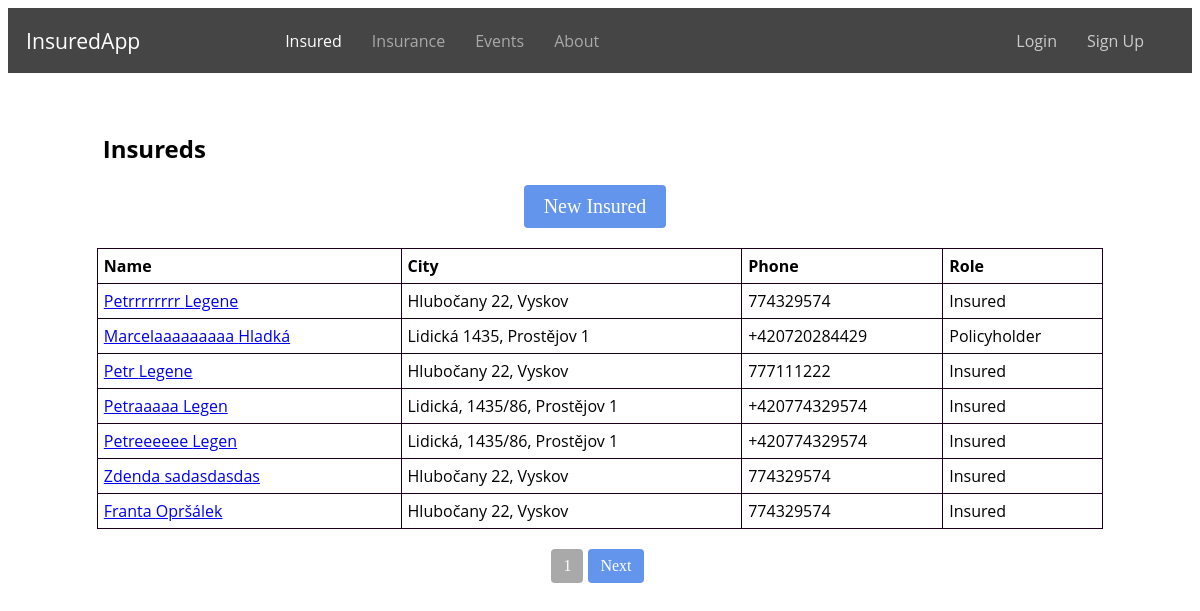
Page /insured/ on the committed database.
### evidence/models.py (models this page shows, shortened)
class Insured(models.Model):
    user = models.ForeignKey(User, on_delete=models.CASCADE, related_name='insured', null=True, blank=True)
    first_name = models.CharField(max_length=100)
    profile_photo = models.ImageField(upload_to='profile_photos', blank=True, null=True)
    last_name = models.CharField(max_length=100)
    email = models.EmailField()
    role = models.CharField(max_length=20, choices=RoleEnum.choices(), null=True)
    street = models.CharField(max_length=100)
    city = models.CharField(max_length=64)
    zipcode = models.CharField(max_length=16)
    phone = models.CharField(max_length=16)
    is_policyholder = models.BooleanField(default=False)
    class Meta:
        ordering = ['id']

### evidence/views.py (the view)
# urls.py: path('insured/', views.insured, name='insured'),
def insured(request):
    insured_list = Insured.objects.prefetch_related('insurance')
    paginator = Paginator(insured_list, 7)
    page_number = request.GET.get('page')
    page_obj = paginator.get_page(page_number)
    return render(request, 'insured.html', {'page_obj': page_obj})

### evidence/templates/insured.html (shortened to what this page needs)
{% extends 'base.html' %}
{% block content %}
    <h2 class="insured-h">Insureds</h2>
    <div class="main-buttons">
        <a href="{% url 'new_insured' %}" class="button button-add">New Insured</a>
    </div>
    <table class="insured-table">
        <thead>
            <tr>
                <th>Name</th>
                <th>City</th>
                <th>Phone</th>
                <th>Role</th>
            </tr>
        </thead>
        <tbody>
            {% for insured in page_obj %}
                <tr>
                    <td><a href="{% url 'insured_detail' insured.id %}">{{ insured.first_name }} {{ insured.last_name }}</a></td>
                    <td>{{ insured.street }}, {{ insured.city }}</td>
                    <td>{{ insured.phone }}</td>
                    <td>
                        {% if insured.role == 'insurer' %}
                           <span class="policyholder-badge">Policyholder</span>
                        {% else %}
                           <span class="insured-badge">Insured</span>
                        {% endif %}
                    </td>
                </tr>
            {% endfor %}
        </tbody>
    </table>
    <div class="pagination">
        <span class="current-page">{{ page_obj.number }}</span>
        {% if page_obj.has_next %}
            <a href="?page={{ page_obj.next_page_number }}">Next</a>
        {% endif %}
    </div>
{% endblock %}

### static/css/style.css (style rules this page uses)
.insured-h, .insurances-h, .insured-events-h { margin-top: 5%; margin-left: 8%; font-family: 'Open Sans', sans-serif; }
.button { display: inline-block; padding: 5px 10px; color: #fff; text-decoration: none; font-size: 14px; border-radius: 4px; }
.button-add { background-color: #6495ED; }
.main-buttons { display: flex; justify-content: center; margin-top: 10px; }
.main-buttons .button { margin-right: 10px; font-size: 20px; padding: 10px 20px; }
.insured-table, .policies-table, .insurances-table, .insured-events-table { width: 85%; margin-top: 20px; margin-left: auto; margin-right: auto; border-collapse: collapse; font-family: 'Open Sans', sans-serif; }
.insured-table th, .insured-table td, .policies-table th, .policies-table td, .insurances-table th, .insurances-table td, .insured-events-table th, .insured-events-table td { padding: 6px; border: 1px solid #1a001a; }
.insured-table th, .policies-table th { text-align: left; }
.pagination { display: flex; justify-content: center; margin-top: 20px; }
.pagination a { display: inline-block; padding: 8px 12px; background-color: #6495ED; color: #fff; text-decoration: none; font-size: 16px; border-radius: 4px; margin-right: 5px; }
.pagination .current-page { display: inline-block; padding: 8px 12px; background-color: #A9A9A9; color: #fff; font-size: 16px; border-radius: 4px; margin-right: 5px; }

### rows in the picture
Insured: first_name "Petrrrrrrrr", last_name "Legene", street "Hlubočany 22", city "Vyskov", phone "774329574", role "Insured"
Insured: first_name "Marcelaaaaaaaaa", last_name "Hladká", street "Lidická 1435", city "Prostějov 1", phone "+420720284429", role "Policyholder"
Insured: first_name "Petr", last_name "Legene", street "Hlubočany 22", city "Vyskov", phone "777111222", shows "Insured"
Insured: first_name "Petraaaaa", last_name "Legen", street "Lidická, 1435/86", city "Prostějov 1", phone "+420774329574", role "Insured"
Insured: first_name "Petreeeeee", last_name "Legen", street "Lidická, 1435/86", city "Prostějov 1", phone "+420774329574", shows "Insured"
Insured: first_name "Zdenda", last_name "sadasdasdas", street "Hlubočany 22", city "Vyskov", phone "774329574", shows "Insured"
Insured: first_name "Franta", last_name "Opršálek", street "Hlubočany 22", city "Vyskov", phone "774329574", shows "Insured"

### other values in the picture
{{ page_obj.number }} "1"
